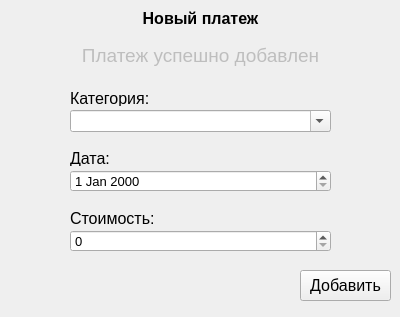
<?xml version="1.0" encoding="UTF-8"?>
<ui version="4.0">
 <class>AddPayment_form</class>
 <widget class="QWidget" name="AddPayment_form">
  <property name="enabled">
   <bool>true</bool>
  </property>
  <property name="geometry">
   <rect>
    <x>0</x>
    <y>0</y>
    <width>400</width>
    <height>317</height>
   </rect>
  </property>
  <property name="windowTitle">
   <string>Form</string>
  </property>
  <widget class="QLabel" name="Name_Form_AddPaymentForm">
   <property name="geometry">
    <rect>
     <x>10</x>
     <y>10</y>
     <width>381</width>
     <height>16</height>
    </rect>
   </property>
   <property name="font">
    <font>
     <pointsize>12</pointsize>
     <weight>75</weight>
     <bold>true</bold>
    </font>
   </property>
   <property name="text">
    <string>Новый платеж</string>
   </property>
   <property name="alignment">
    <set>Qt::AlignCenter</set>
   </property>
  </widget>
  <widget class="QComboBox" name="Categoty_box">
   <property name="geometry">
    <rect>
     <x>70</x>
     <y>110</y>
     <width>261</width>
     <height>22</height>
    </rect>
   </property>
   <property name="font">
    <font>
     <pointsize>10</pointsize>
    </font>
   </property>
   <property name="editable">
    <bool>true</bool>
   </property>
   <property name="insertPolicy">
    <enum>QComboBox::InsertAtBottom</enum>
   </property>
   <property name="modelColumn">
    <number>0</number>
   </property>
  </widget>
  <widget class="QPushButton" name="Add_button">
   <property name="geometry">
    <rect>
     <x>300</x>
     <y>270</y>
     <width>91</width>
     <height>31</height>
    </rect>
   </property>
   <property name="font">
    <font>
     <pointsize>12</pointsize>
    </font>
   </property>
   <property name="text">
    <string>Добавить</string>
   </property>
  </widget>
  <widget class="QLabel" name="label">
   <property name="geometry">
    <rect>
     <x>70</x>
     <y>90</y>
     <width>141</width>
     <height>16</height>
    </rect>
   </property>
   <property name="font">
    <font>
     <pointsize>12</pointsize>
    </font>
   </property>
   <property name="text">
    <string>Категория:</string>
   </property>
  </widget>
  <widget class="QDateEdit" name="date_dateEdit">
   <property name="geometry">
    <rect>
     <x>70</x>
     <y>170</y>
     <width>261</width>
     <height>22</height>
    </rect>
   </property>
   <property name="font">
    <font>
     <pointsize>10</pointsize>
    </font>
   </property>
  </widget>
  <widget class="QLabel" name="label_2">
   <property name="geometry">
    <rect>
     <x>70</x>
     <y>150</y>
     <width>141</width>
     <height>16</height>
    </rect>
   </property>
   <property name="font">
    <font>
     <pointsize>12</pointsize>
    </font>
   </property>
   <property name="text">
    <string>Дата:</string>
   </property>
  </widget>
  <widget class="QSpinBox" name="Price_Box">
   <property name="geometry">
    <rect>
     <x>70</x>
     <y>230</y>
     <width>261</width>
     <height>22</height>
    </rect>
   </property>
   <property name="font">
    <font>
     <pointsize>10</pointsize>
    </font>
   </property>
   <property name="maximum">
    <number>999999999</number>
   </property>
  </widget>
  <widget class="QLabel" name="label_3">
   <property name="geometry">
    <rect>
     <x>70</x>
     <y>210</y>
     <width>141</width>
     <height>16</height>
    </rect>
   </property>
   <property name="font">
    <font>
     <pointsize>12</pointsize>
    </font>
   </property>
   <property name="text">
    <string>Стоимость:</string>
   </property>
  </widget>
  <widget class="QLabel" name="Wrong_label">
   <property name="enabled">
    <bool>false</bool>
   </property>
   <property name="geometry">
    <rect>
     <x>10</x>
     <y>45</y>
     <width>381</width>
     <height>21</height>
    </rect>
   </property>
   <property name="font">
    <font>
     <pointsize>14</pointsize>
    </font>
   </property>
   <property name="text">
    <string>Платеж успешно добавлен</string>
   </property>
   <property name="alignment">
    <set>Qt::AlignCenter</set>
   </property>
  </widget>
 </widget>
 <resources/>
 <connections/>
</ui>
